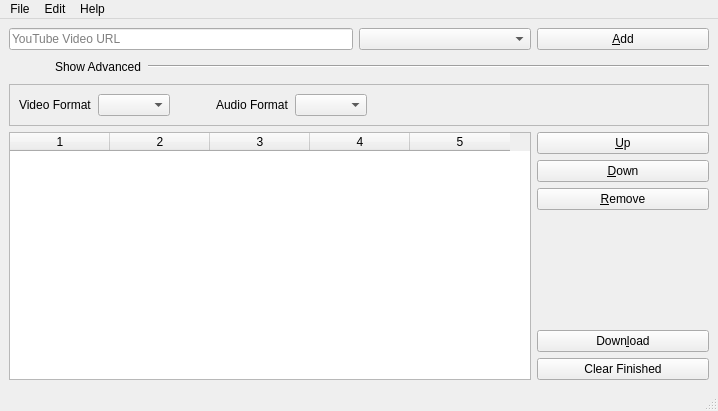
<?xml version="1.0" encoding="UTF-8"?>
<ui version="4.0">
 <class>YouTubeDlGui</class>
 <widget class="QMainWindow" name="YouTubeDlGui">
  <property name="geometry">
   <rect>
    <x>0</x>
    <y>0</y>
    <width>718</width>
    <height>411</height>
   </rect>
  </property>
  <property name="windowTitle">
   <string>YouTube DL GUI</string>
  </property>
  <property name="windowIcon">
   <iconset resource="../res/resources.qrc">
    <normaloff>:/images/youtube-16.png</normaloff>:/images/youtube-16.png</iconset>
  </property>
  <widget class="QWidget" name="centralwidget">
   <layout class="QGridLayout" name="gridLayout">
    <item row="3" column="3">
     <layout class="QVBoxLayout" name="verticalLayout">
      <item>
       <widget class="QPushButton" name="btnPromote">
        <property name="text">
         <string>&amp;Up</string>
        </property>
       </widget>
      </item>
      <item>
       <widget class="QPushButton" name="btnDemote">
        <property name="text">
         <string>&amp;Down</string>
        </property>
       </widget>
      </item>
      <item>
       <widget class="QPushButton" name="btnRemove">
        <property name="text">
         <string>&amp;Remove</string>
        </property>
       </widget>
      </item>
      <item>
       <spacer name="verticalSpacer">
        <property name="orientation">
         <enum>Qt::Vertical</enum>
        </property>
        <property name="sizeHint" stdset="0">
         <size>
          <width>20</width>
          <height>40</height>
         </size>
        </property>
       </spacer>
      </item>
      <item>
       <widget class="QPushButton" name="btnDownload">
        <property name="text">
         <string>Down&amp;load</string>
        </property>
       </widget>
      </item>
      <item>
       <widget class="QPushButton" name="btnClearFinished">
        <property name="text">
         <string>Clear Finished</string>
        </property>
       </widget>
      </item>
     </layout>
    </item>
    <item row="0" column="0" colspan="2">
     <widget class="QLineEdit" name="txtUrl">
      <property name="placeholderText">
       <string>YouTube Video URL</string>
      </property>
     </widget>
    </item>
    <item row="0" column="2">
     <widget class="QComboBox" name="cmbDownloadOptions"/>
    </item>
    <item row="3" column="0" colspan="3">
     <widget class="DownloadQueue" name="tblDownloadQueue">
      <property name="alternatingRowColors">
       <bool>true</bool>
      </property>
      <property name="selectionMode">
       <enum>QAbstractItemView::SingleSelection</enum>
      </property>
      <property name="columnCount">
       <number>5</number>
      </property>
      <column/>
      <column/>
      <column/>
      <column/>
      <column/>
     </widget>
    </item>
    <item row="1" column="0" colspan="4">
     <layout class="QHBoxLayout" name="horizontalLayout">
      <item>
       <widget class="QPushButton" name="btnCollapse">
        <property name="sizePolicy">
         <sizepolicy hsizetype="Fixed" vsizetype="Fixed">
          <horstretch>0</horstretch>
          <verstretch>0</verstretch>
         </sizepolicy>
        </property>
        <property name="text">
         <string/>
        </property>
        <property name="icon">
         <iconset resource="../res/resources.qrc">
          <normaloff>:/images/expand-10x6.png</normaloff>:/images/expand-10x6.png</iconset>
        </property>
        <property name="iconSize">
         <size>
          <width>10</width>
          <height>6</height>
         </size>
        </property>
        <property name="checkable">
         <bool>false</bool>
        </property>
        <property name="checked">
         <bool>false</bool>
        </property>
        <property name="flat">
         <bool>true</bool>
        </property>
       </widget>
      </item>
      <item>
       <widget class="QLabel" name="lblAdvanced">
        <property name="sizePolicy">
         <sizepolicy hsizetype="Minimum" vsizetype="Preferred">
          <horstretch>0</horstretch>
          <verstretch>0</verstretch>
         </sizepolicy>
        </property>
        <property name="text">
         <string>Show Advanced</string>
        </property>
        <property name="buddy">
         <cstring>btnCollapse</cstring>
        </property>
       </widget>
      </item>
      <item>
       <widget class="Line" name="line">
        <property name="sizePolicy">
         <sizepolicy hsizetype="Expanding" vsizetype="Fixed">
          <horstretch>0</horstretch>
          <verstretch>0</verstretch>
         </sizepolicy>
        </property>
        <property name="orientation">
         <enum>Qt::Horizontal</enum>
        </property>
       </widget>
      </item>
     </layout>
    </item>
    <item row="0" column="3">
     <widget class="QPushButton" name="btnAdd">
      <property name="text">
       <string>&amp;Add</string>
      </property>
     </widget>
    </item>
    <item row="2" column="0" colspan="4">
     <widget class="QFrame" name="frameAdvanced">
      <property name="minimumSize">
       <size>
        <width>0</width>
        <height>0</height>
       </size>
      </property>
      <property name="styleSheet">
       <string notr="true"/>
      </property>
      <property name="frameShape">
       <enum>QFrame::StyledPanel</enum>
      </property>
      <property name="frameShadow">
       <enum>QFrame::Raised</enum>
      </property>
      <property name="midLineWidth">
       <number>0</number>
      </property>
      <layout class="QGridLayout" name="gridLayout_3">
       <property name="topMargin">
        <number>9</number>
       </property>
       <property name="verticalSpacing">
        <number>6</number>
       </property>
       <item row="0" column="0">
        <layout class="QHBoxLayout" name="horizontalLayout_2">
         <item>
          <widget class="QLabel" name="lblVideoFormat">
           <property name="text">
            <string>Video Format</string>
           </property>
           <property name="buddy">
            <cstring>cmbVideoFormat</cstring>
           </property>
          </widget>
         </item>
         <item>
          <widget class="QComboBox" name="cmbVideoFormat"/>
         </item>
         <item>
          <spacer name="horizontalSpacer_2">
           <property name="orientation">
            <enum>Qt::Horizontal</enum>
           </property>
           <property name="sizeType">
            <enum>QSizePolicy::Fixed</enum>
           </property>
           <property name="sizeHint" stdset="0">
            <size>
             <width>40</width>
             <height>20</height>
            </size>
           </property>
          </spacer>
         </item>
         <item>
          <widget class="QLabel" name="lblAudioFormat">
           <property name="text">
            <string>Audio Format</string>
           </property>
           <property name="buddy">
            <cstring>cmbAudioFormat</cstring>
           </property>
          </widget>
         </item>
         <item>
          <widget class="QComboBox" name="cmbAudioFormat"/>
         </item>
         <item>
          <spacer name="horizontalSpacer">
           <property name="orientation">
            <enum>Qt::Horizontal</enum>
           </property>
           <property name="sizeHint" stdset="0">
            <size>
             <width>40</width>
             <height>20</height>
            </size>
           </property>
          </spacer>
         </item>
        </layout>
       </item>
      </layout>
     </widget>
    </item>
   </layout>
  </widget>
  <widget class="QMenuBar" name="menubar">
   <property name="geometry">
    <rect>
     <x>0</x>
     <y>0</y>
     <width>718</width>
     <height>22</height>
    </rect>
   </property>
   <widget class="QMenu" name="menuFile">
    <property name="title">
     <string>File</string>
    </property>
    <addaction name="actionQuit"/>
   </widget>
   <widget class="QMenu" name="menuEdit">
    <property name="title">
     <string>Edit</string>
    </property>
    <addaction name="actionPreferences"/>
   </widget>
   <widget class="QMenu" name="menuHelp">
    <property name="title">
     <string>Help</string>
    </property>
    <addaction name="actionAbout"/>
   </widget>
   <addaction name="menuFile"/>
   <addaction name="menuEdit"/>
   <addaction name="menuHelp"/>
  </widget>
  <widget class="QStatusBar" name="statusbar"/>
  <action name="actionQuit">
   <property name="icon">
    <iconset resource="../res/resources.qrc">
     <normaloff>:/images/quit-16.png</normaloff>:/images/quit-16.png</iconset>
   </property>
   <property name="text">
    <string>Quit</string>
   </property>
  </action>
  <action name="actionPreferences">
   <property name="icon">
    <iconset resource="../res/resources.qrc">
     <normaloff>:/images/preferences-16.png</normaloff>:/images/preferences-16.png</iconset>
   </property>
   <property name="text">
    <string>Preferences</string>
   </property>
  </action>
  <action name="actionAbout">
   <property name="icon">
    <iconset resource="../res/resources.qrc">
     <normaloff>:/images/about-16.png</normaloff>:/images/about-16.png</iconset>
   </property>
   <property name="text">
    <string>About</string>
   </property>
  </action>
 </widget>
 <customwidgets>
  <customwidget>
   <class>DownloadQueue</class>
   <extends>QTableWidget</extends>
   <header>ui/downloadqueue.h</header>
  </customwidget>
 </customwidgets>
 <tabstops>
  <tabstop>txtUrl</tabstop>
  <tabstop>cmbDownloadOptions</tabstop>
  <tabstop>btnAdd</tabstop>
  <tabstop>btnCollapse</tabstop>
  <tabstop>cmbVideoFormat</tabstop>
  <tabstop>cmbAudioFormat</tabstop>
  <tabstop>btnPromote</tabstop>
  <tabstop>btnDemote</tabstop>
  <tabstop>btnRemove</tabstop>
  <tabstop>btnDownload</tabstop>
  <tabstop>tblDownloadQueue</tabstop>
 </tabstops>
 <resources>
  <include location="../res/resources.qrc"/>
 </resources>
 <connections/>
</ui>
